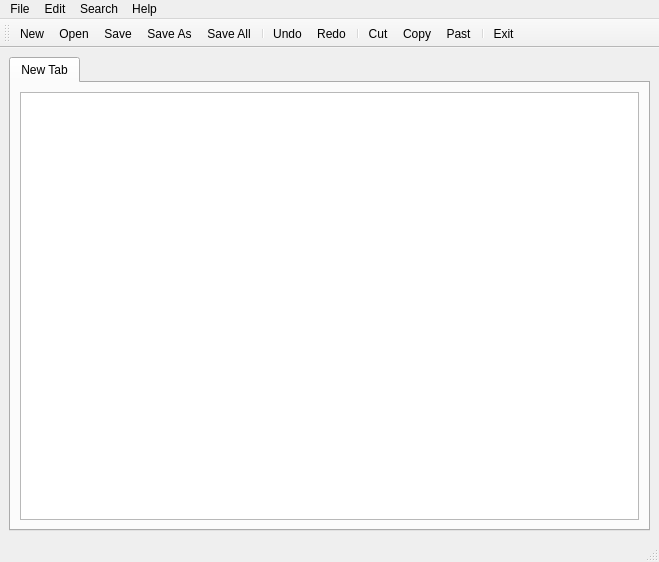
<?xml version="1.0" encoding="UTF-8"?>
<ui version="4.0">
 <class>MainWindow</class>
 <widget class="QMainWindow" name="MainWindow">
  <property name="geometry">
   <rect>
    <x>0</x>
    <y>0</y>
    <width>659</width>
    <height>562</height>
   </rect>
  </property>
  <property name="windowTitle">
   <string>MainWindow</string>
  </property>
  <widget class="QWidget" name="centralwidget">
   <layout class="QVBoxLayout" name="verticalLayout">
    <item>
     <widget class="QTabWidget" name="tabWidget">
      <property name="autoFillBackground">
       <bool>false</bool>
      </property>
      <property name="styleSheet">
       <string notr="true"/>
      </property>
      <property name="tabShape">
       <enum>QTabWidget::Rounded</enum>
      </property>
      <property name="currentIndex">
       <number>0</number>
      </property>
      <property name="elideMode">
       <enum>Qt::ElideNone</enum>
      </property>
      <property name="documentMode">
       <bool>false</bool>
      </property>
      <property name="tabsClosable">
       <bool>false</bool>
      </property>
      <property name="movable">
       <bool>true</bool>
      </property>
      <widget class="QWidget" name="tab">
       <attribute name="title">
        <string>New Tab</string>
       </attribute>
       <layout class="QHBoxLayout" name="horizontalLayout">
        <item>
         <widget class="QTextEdit" name="textEdit">
          <property name="styleSheet">
           <string notr="true">QTabWidget::pane { border: none; }</string>
          </property>
          <property name="frameShape">
           <enum>QFrame::StyledPanel</enum>
          </property>
         </widget>
        </item>
       </layout>
      </widget>
     </widget>
    </item>
   </layout>
  </widget>
  <widget class="QMenuBar" name="menubar">
   <property name="geometry">
    <rect>
     <x>0</x>
     <y>0</y>
     <width>659</width>
     <height>25</height>
    </rect>
   </property>
   <widget class="QMenu" name="menuFile">
    <property name="title">
     <string>File</string>
    </property>
    <addaction name="actionNew"/>
    <addaction name="actionOpen"/>
    <addaction name="actionSave"/>
    <addaction name="actionSaveAs"/>
    <addaction name="actionSaveACopy"/>
    <addaction name="actionSaveAll"/>
    <addaction name="actionRename"/>
    <addaction name="actionClose"/>
    <addaction name="actionCloseAll"/>
    <addaction name="separator"/>
    <addaction name="actionAuto_Save"/>
    <addaction name="separator"/>
    <addaction name="actionExit"/>
   </widget>
   <widget class="QMenu" name="menuEdit">
    <property name="title">
     <string>Edit</string>
    </property>
    <addaction name="actionUndo"/>
    <addaction name="actionRedo"/>
    <addaction name="separator"/>
    <addaction name="actionCut"/>
    <addaction name="actionCopy"/>
    <addaction name="actionPast"/>
    <addaction name="separator"/>
    <addaction name="separator"/>
   </widget>
   <widget class="QMenu" name="menuHelp">
    <property name="title">
     <string>Help</string>
    </property>
    <addaction name="actionAbout"/>
    <addaction name="actionAbout_Qt"/>
   </widget>
   <widget class="QMenu" name="menuSearch">
    <property name="title">
     <string>Search</string>
    </property>
    <addaction name="actionFind"/>
   </widget>
   <addaction name="menuFile"/>
   <addaction name="menuEdit"/>
   <addaction name="menuSearch"/>
   <addaction name="menuHelp"/>
  </widget>
  <widget class="QStatusBar" name="statusbar"/>
  <widget class="QToolBar" name="toolBar">
   <property name="windowTitle">
    <string>toolBar</string>
   </property>
   <attribute name="toolBarArea">
    <enum>TopToolBarArea</enum>
   </attribute>
   <attribute name="toolBarBreak">
    <bool>false</bool>
   </attribute>
   <addaction name="actionNew"/>
   <addaction name="actionOpen"/>
   <addaction name="actionSave"/>
   <addaction name="actionSaveAs"/>
   <addaction name="actionSaveAll"/>
   <addaction name="separator"/>
   <addaction name="actionUndo"/>
   <addaction name="actionRedo"/>
   <addaction name="separator"/>
   <addaction name="actionCut"/>
   <addaction name="actionCopy"/>
   <addaction name="actionPast"/>
   <addaction name="separator"/>
   <addaction name="actionExit"/>
  </widget>
  <action name="actionAbout">
   <property name="icon">
    <iconset resource="images/resources.qrc">
     <normaloff>:/aboutIcon.png</normaloff>:/aboutIcon.png</iconset>
   </property>
   <property name="text">
    <string>About</string>
   </property>
  </action>
  <action name="actionAbout_Qt">
   <property name="icon">
    <iconset resource="images/resources.qrc">
     <normaloff>:/aboutQtIcon.png</normaloff>:/aboutQtIcon.png</iconset>
   </property>
   <property name="text">
    <string>About Qt</string>
   </property>
  </action>
  <action name="actionCopy">
   <property name="icon">
    <iconset resource="images/resources.qrc">
     <normaloff>:/copyIcon.png</normaloff>:/copyIcon.png</iconset>
   </property>
   <property name="text">
    <string>Copy</string>
   </property>
  </action>
  <action name="actionCut">
   <property name="icon">
    <iconset resource="images/resources.qrc">
     <normaloff>:/cutIcon.png</normaloff>:/cutIcon.png</iconset>
   </property>
   <property name="text">
    <string>Cut</string>
   </property>
  </action>
  <action name="actionPast">
   <property name="icon">
    <iconset resource="images/resources.qrc">
     <normaloff>:/pasteIcon.png</normaloff>:/pasteIcon.png</iconset>
   </property>
   <property name="text">
    <string>Past</string>
   </property>
  </action>
  <action name="actionUndo">
   <property name="icon">
    <iconset resource="images/resources.qrc">
     <normaloff>:/undoIcon.png</normaloff>:/undoIcon.png</iconset>
   </property>
   <property name="text">
    <string>Undo</string>
   </property>
  </action>
  <action name="actionRedo">
   <property name="icon">
    <iconset resource="images/resources.qrc">
     <normaloff>:/redoIcon.png</normaloff>:/redoIcon.png</iconset>
   </property>
   <property name="text">
    <string>Redo</string>
   </property>
  </action>
  <action name="actionFind">
   <property name="icon">
    <iconset resource="images/resources.qrc">
     <normaloff>:/findIcon.jpg</normaloff>:/findIcon.jpg</iconset>
   </property>
   <property name="text">
    <string>Find...</string>
   </property>
  </action>
  <action name="actionNew">
   <property name="icon">
    <iconset resource="images/resources.qrc">
     <normaloff>:/newIcon.png</normaloff>:/newIcon.png</iconset>
   </property>
   <property name="text">
    <string>New</string>
   </property>
  </action>
  <action name="actionOpen">
   <property name="icon">
    <iconset resource="images/resources.qrc">
     <normaloff>:/openIcon.png</normaloff>:/openIcon.png</iconset>
   </property>
   <property name="text">
    <string>Open</string>
   </property>
  </action>
  <action name="actionSave">
   <property name="icon">
    <iconset resource="images/resources.qrc">
     <normaloff>:/saveIcon.png</normaloff>:/saveIcon.png</iconset>
   </property>
   <property name="text">
    <string>Save</string>
   </property>
  </action>
  <action name="actionSaveAs">
   <property name="icon">
    <iconset resource="images/resources.qrc">
     <normaloff>:/saveAsIcon.png</normaloff>:/saveAsIcon.png</iconset>
   </property>
   <property name="text">
    <string>Save As...</string>
   </property>
  </action>
  <action name="actionSaveACopy">
   <property name="icon">
    <iconset resource="images/resources.qrc">
     <normaloff>:/saveACopyAsIcon.png</normaloff>:/saveACopyAsIcon.png</iconset>
   </property>
   <property name="text">
    <string>Save a Copy As...</string>
   </property>
  </action>
  <action name="actionSaveAll">
   <property name="icon">
    <iconset resource="images/resources.qrc">
     <normaloff>:/saveAll.png</normaloff>:/saveAll.png</iconset>
   </property>
   <property name="text">
    <string>Save All</string>
   </property>
  </action>
  <action name="actionRename">
   <property name="icon">
    <iconset resource="images/resources.qrc">
     <normaloff>:/renameIconpng.png</normaloff>:/renameIconpng.png</iconset>
   </property>
   <property name="text">
    <string>Rename...</string>
   </property>
  </action>
  <action name="actionClose">
   <property name="icon">
    <iconset resource="images/resources.qrc">
     <normaloff>:/closeFileIcon.png</normaloff>:/closeFileIcon.png</iconset>
   </property>
   <property name="text">
    <string>Close</string>
   </property>
  </action>
  <action name="actionCloseAll">
   <property name="icon">
    <iconset resource="images/resources.qrc">
     <normaloff>:/closeAllIcon.jpg</normaloff>:/closeAllIcon.jpg</iconset>
   </property>
   <property name="text">
    <string>Close All</string>
   </property>
  </action>
  <action name="actionAuto_Save">
   <property name="icon">
    <iconset resource="images/resources.qrc">
     <normaloff>:/autoSaveIcon.png</normaloff>:/autoSaveIcon.png</iconset>
   </property>
   <property name="text">
    <string>Auto Save</string>
   </property>
  </action>
  <action name="actionExit">
   <property name="icon">
    <iconset resource="images/resources.qrc">
     <normaloff>:/exitIcon.png</normaloff>:/exitIcon.png</iconset>
   </property>
   <property name="text">
    <string>Exit</string>
   </property>
  </action>
 </widget>
 <resources>
  <include location="images/resources.qrc"/>
 </resources>
 <connections/>
</ui>
